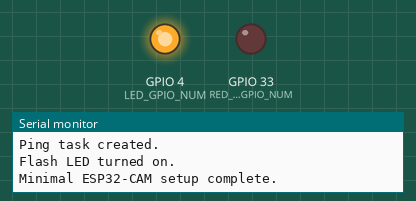
Bench run of a sketch on a simulated ESP32. On the bench: output pins drawn as LEDs (lit = HIGH), the last lines printed to the serial monitor. WiFi joins after 1.5 s; servers stay silent unless stated; uploads are accepted with an empty reply; the camera gives no picture.

Above: at 1.83 s.
At 6.9 s:
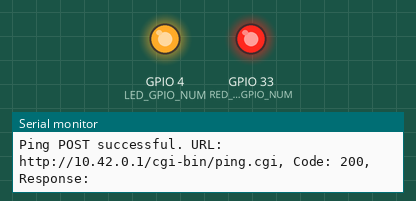
Timing chart, 0 to 15.1 s (numbered marks = the images above):
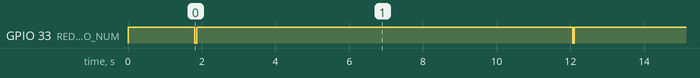

Measured:
- by itself, GPIO 33 (RED_LED_GPIO_NUM): alternates HIGH for 10.2 s and LOW for 0.05 s

The sketch:

esp32cam.ino
```cpp
// Explicit pin definitions for AI-Thinker ESP32-CAM.
#define PWDN_GPIO_NUM 32
#define RESET_GPIO_NUM -1
#define XCLK_GPIO_NUM 0
#define SIOD_GPIO_NUM 26
#define SIOC_GPIO_NUM 27
#define Y9_GPIO_NUM 35
#define Y8_GPIO_NUM 34
#define Y7_GPIO_NUM 39
#define Y6_GPIO_NUM 36
#define Y5_GPIO_NUM 21
#define Y4_GPIO_NUM 19
#define Y3_GPIO_NUM 18
#define Y2_GPIO_NUM 5
#define VSYNC_GPIO_NUM 25
#define HREF_GPIO_NUM 23
#define PCLK_GPIO_NUM 22
#define LED_GPIO_NUM 4       // Flash LED on GPIO 4 (typically active HIGH)
#define RED_LED_GPIO_NUM 33  // Red LED on GPIO 33 (typically active LOW)

#include "esp_camera.h"
#include <WiFi.h>
#include "soc/soc.h"
#include "soc/rtc_cntl_reg.h"
#include <WebServer.h>
#include "img_converters.h"
#include <HTTPClient.h>
#include "esp_timer.h"
#include "driver/rtc_io.h"

const char* ssid = "RASPNET";
const char* password = "123456789";

const char* PING_SERVER_URL = "http://10.42.0.1/cgi-bin/ping.cgi";

WebServer server(80);

// Forward declarations
void handleStillCapture();
void sendPing();
void pingTask(void* pvParameters);
void blinkLed(int pin, int count, int delay_ms, int active_state);

// Handler for serving a single JPEG image
void handleStillCapture() {
  camera_fb_t* fb = esp_camera_fb_get();
  if (!fb) {
    Serial.println("Camera capture failed for still image");
    server.send(500, "text/plain", "Camera capture failed");
    return;
  }
  server.setContentLength(fb->len);
  server.sendHeader("Content-Type", "image/jpeg");
  server.sendContent((const char*)fb->buf, fb->len);
  esp_camera_fb_return(fb);
}

// Function to send the PING POST request
void sendPing() {
  // Blink RED LED when sending ping (active LOW)
  digitalWrite(RED_LED_GPIO_NUM, LOW);   // Turn RED LED on
  delay(50);                             // Brief on-time
  digitalWrite(RED_LED_GPIO_NUM, HIGH);  // Turn RED_LED off

  HTTPClient http;
  http.begin(PING_SERVER_URL);
  http.addHeader("Content-Type", "text/plain");

  // Get MAC address as string (e.g., "A0:B1:C2:D3:E4:F5")
  String macAddressStr = WiFi.macAddress();

  // Convert MAC address string to a clean hexadecimal string (e.g., "A0B1C2D3E4F5")
  String cleanMacAddress = "";
  for (int i = 0; i < macAddressStr.length(); i++) {
    if (macAddressStr.charAt(i) != ':') {
      cleanMacAddress += macAddressStr.charAt(i);
    }
  }

  // Convert the hexadecimal MAC string to a uint64_t numerical value
  uint64_t macAsUint64 = strtoull(cleanMacAddress.c_str(), NULL, 16);

  // Convert the uint64_t numerical value to a decimal string for the POST body
  String postBody = String(macAsUint64);

  // Add MAC address as a custom header for additional context/debugging
  http.addHeader("X-ESP32-MAC", macAddressStr);

  // Send the numerical MAC address as the body content
  int httpResponseCode = http.POST(postBody);
  String payload = "N/A";
  if (httpResponseCode > 0) {
    payload = http.getString();
    Serial.printf("Ping POST successful. URL: %s, Code: %d, Response: %s\n", PING_SERVER_URL, httpResponseCode, payload.c_str());
  } else {
    Serial.printf("Ping POST failed. URL: %s, Code: %d, Error: %s\n", PING_SERVER_URL, httpResponseCode, http.errorToString(httpResponseCode).c_str());
    blinkLed(RED_LED_GPIO_NUM, 3, 100, LOW);  // Blink RED LED on ping error (active LOW)
  }
  http.end();
}

// FreeRTOS task for periodic PING requests
void pingTask(void* pvParameters) {
  for (;;) {
    sendPing();
    vTaskDelay(pdMS_TO_TICKS(10000));  // Delay for 10 seconds
  }
}

// Helper function to blink an LED
// active_state: LOW if LED is active LOW (turns on with LOW), HIGH if LED is active HIGH (turns on with HIGH)
void blinkLed(int pin, int count, int delay_ms, int active_state) {
  pinMode(pin, OUTPUT);
  int inactive_state = (active_state == LOW) ? HIGH : LOW; // Opposite of active state
  for (int i = 0; i < count; i++) {
    digitalWrite(pin, active_state);   // Turn LED on
    delay(delay_ms);
    digitalWrite(pin, inactive_state);  // Turn LED off
    delay(delay_ms);
  }
}

void setup() {
  WRITE_PERI_REG(RTC_CNTL_BROWN_OUT_REG, 0);
  Serial.begin(115200);
  Serial.setDebugOutput(true);
  Serial.println();
  Serial.println("Starting minimal ESP32-CAM setup...");

  // Initialize LED pins
  pinMode(LED_GPIO_NUM, OUTPUT);     // Flash LED
  digitalWrite(LED_GPIO_NUM, LOW);   // Ensure Flash LED is off initially (active HIGH, so LOW is off)

  pinMode(RED_LED_GPIO_NUM, OUTPUT);     // Red LED
  digitalWrite(RED_LED_GPIO_NUM, HIGH);  // Ensure Red LED is off initially (active LOW, so HIGH is off)

  camera_config_t config;
  config.ledc_channel = LEDC_CHANNEL_0;
  config.ledc_timer = LEDC_TIMER_0;
  config.pin_d0 = Y2_GPIO_NUM;
  config.pin_d1 = Y3_GPIO_NUM;
  config.pin_d2 = Y4_GPIO_NUM;
  config.pin_d3 = Y5_GPIO_NUM;
  config.pin_d4 = Y6_GPIO_NUM;
  config.pin_d5 = Y7_GPIO_NUM;
  config.pin_d6 = Y8_GPIO_NUM;
  config.pin_d7 = Y9_GPIO_NUM;
  config.pin_xclk = XCLK_GPIO_NUM;
  config.pin_pclk = PCLK_GPIO_NUM;
  config.pin_vsync = VSYNC_GPIO_NUM;
  config.pin_href = HREF_GPIO_NUM;
  config.pin_sccb_sda = SIOD_GPIO_NUM;
  config.pin_sccb_scl = SIOC_GPIO_NUM;
  config.pin_pwdn = PWDN_GPIO_NUM;
  config.pin_reset = RESET_GPIO_NUM;
  config.xclk_freq_hz = 20000000;
  config.pixel_format = PIXFORMAT_JPEG;
  config.frame_size = FRAMESIZE_SVGA;
  config.jpeg_quality = 12;
  config.fb_count = 1;

  esp_err_t err = esp_camera_init(&config);
  if (err != ESP_OK) {
    Serial.printf("Camera init failed with error 0x%x! Halting...\n", err);
    blinkLed(LED_GPIO_NUM, 5, 200, HIGH);  // Blink FLASH LED on camera init error (active HIGH)
    delay(5000);
    return;
  }
  Serial.println("Camera initialized successfully.");

  WiFi.begin(ssid, password);
  WiFi.setSleep(false);
  Serial.print("Connecting to WiFi");
  unsigned long wifi_start_time = millis();
  while (WiFi.status() != WL_CONNECTED) {
    delay(500);
    Serial.print(".");
    if (millis() - wifi_start_time > 30000) {
      Serial.println("\nWiFi connection timed out!");
      blinkLed(LED_GPIO_NUM, 10, 100, HIGH);  // Blink FLASH LED on WiFi timeout error (active HIGH)
      return;
    }
  }
  Serial.printf("\nWiFi connected\nCamera IP: %s\n", WiFi.localIP().toString().c_str());

  server.on("/", HTTP_GET, handleStillCapture);
  server.begin();
  Serial.println("HTTP server started.");

  Serial.println("Creating ping task...");
  xTaskCreatePinnedToCore(
    pingTask,
    "pingTask",
    4096,
    NULL,
    1,
    NULL,
    0);
  Serial.println("Ping task created.");

  digitalWrite(LED_GPIO_NUM, HIGH);  // Turn Flash LED on after successful boot (active HIGH)
  Serial.println("Flash LED turned on.");

  Serial.println("Minimal ESP32-CAM setup complete.");
}

void loop() {
  server.handleClient();
  delay(10);
}
```
